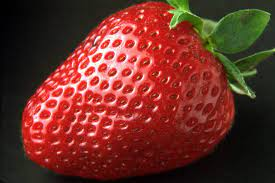
#> input picture img/strawberry.jpeg, 275 x 183 px
$ python main.py
#> lines starting #> are read from the running program, lines starting #| are printed output that depends on the picture; after the words box and inside, x2 and y2 are one past the last pixel; in counts of white or black regions, pixels touching at a corner belong together
import cv2
import numpy as np

# -----------------------------
# 1. Read an Image
# -----------------------------
# OpenCV loads images as NumPy arrays in BGR format (not RGB).
img = cv2.imread("img/strawberry.jpeg")
#> img is the input picture: shape (183, 275, 3); mean B, G, R 38.6, 48, 107.4
cv2.imshow("Original Image", img)

# -----------------------------
# 2. Converting to Grayscale
# -----------------------------
# A grayscale image has only 1 channel (intensity values).
img_gray = cv2.cvtColor(img, cv2.COLOR_BGR2GRAY)
cv2.imshow("Grayscale Image", img_gray)
print("Grayscale image shape:", img_gray.shape)  # (height, width)
#| Grayscale image shape: (183, 275)

# -----------------------------
# 3. Image Channel Division
# -----------------------------
# Splitting into individual B, G, R channels
imgBlue = img[:, :, 0]   # Blue channel
imgGreen = img[:, :, 1]  # Green channel
imgRed = img[:, :, 2]    # Red channel

# Show channels separately
cv2.imshow("Blue Channel", imgBlue)
cv2.imshow("Green Channel", imgGreen)
cv2.imshow("Red Channel", imgRed)

# Combine channels horizontally for comparison
new_img = np.hstack((imgBlue, imgGreen, imgRed))
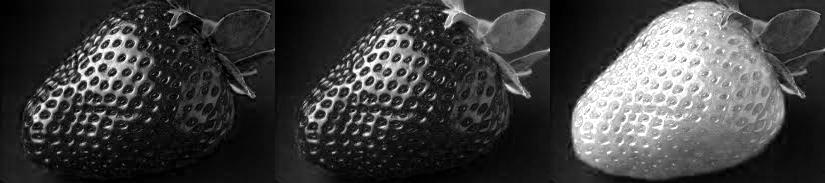
#> new_img: shape (183, 825); min 0, max 255, mean 64.7
cv2.imshow("Channels Side-by-Side", new_img)

# -----------------------------
# 4. Image Resize
# -----------------------------
# Resize to a fixed size
img_resize1 = cv2.resize(img, (800, 800))
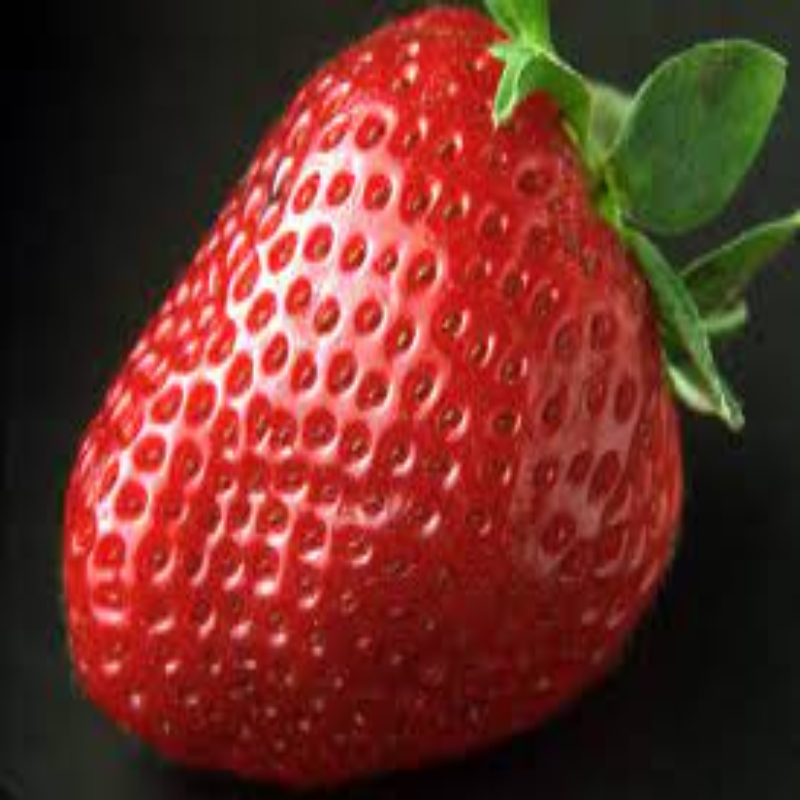
#> img_resize1: shape (800, 800, 3); mean B, G, R 38.5, 47.9, 107.2

# Resize to half of the original dimensions
img_resize2 = cv2.resize(img, (img.shape[1] // 2, img.shape[0] // 2))
cv2.imshow("Resized (800x800)", img_resize1)
cv2.imshow("Resized (Half Size)", img_resize2)
print("Half-size image shape:", img_resize2.shape)
#| Half-size image shape: (91, 137, 3)

# -----------------------------
# 5. Image Flipping
# -----------------------------
# Flip codes: 0 = vertical, 1 = horizontal, -1 = both
img_flip_vertical = cv2.flip(img, 0)
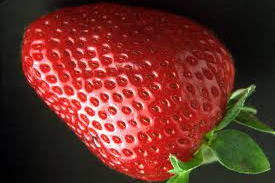
#> img_flip_vertical: shape (183, 275, 3); mean B, G, R 38.6, 48, 107.4
img_flip_horizontal = cv2.flip(img, 1)
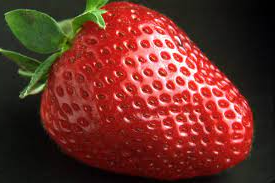
#> img_flip_horizontal: shape (183, 275, 3); mean B, G, R 38.6, 48, 107.4
img_flip_both = cv2.flip(img, -1)
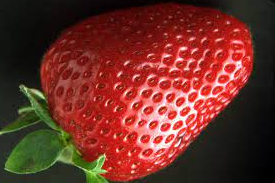
#> img_flip_both: shape (183, 275, 3); mean B, G, R 38.6, 48, 107.4

cv2.imshow("Flipped Vertically", img_flip_vertical)
cv2.imshow("Flipped Horizontally", img_flip_horizontal)
cv2.imshow("Flipped Both", img_flip_both)

# -----------------------------
# 6. Image Cropping
# -----------------------------
# Cropping uses NumPy slicing: img[y1:y2, x1:x2]
img_cropped = img[100:300, 100:300]
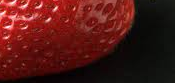
#> img_cropped: shape (83, 175, 3); mean B, G, R 20.5, 23.8, 81.8
cv2.imshow("Cropped Image (100:300, 100:300)", img_cropped)

# -----------------------------
# 7. Saving an Image with OpenCV
# -----------------------------
# cv2.imwrite("output_path", image)
cv2.imwrite("output/strawberry_cropped.jpg", img_cropped)

# -----------------------------
# 8. Drawing Shapes and Text
# -----------------------------
# These are often used in object detection for marking detected objects.

# Copy image for drawing
img_shapes = img.copy()

# Draw Rectangle (img, top-left, bottom-right, color(BGR), thickness)
cv2.rectangle(img_shapes, (50, 50), (200, 200), (0, 255, 0), 3)
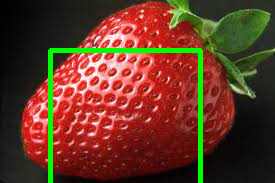
#> img_shapes: shape (183, 275, 3); 4.11% of pixels changed, all inside (x1, y1, x2, y2) = (48, 48, 203, 183)

# Draw Circle (img, center, radius, color(BGR), thickness)
cv2.circle(img_shapes, (300, 300), 50, (255, 0, 0), -1)  # -1 = filled circle

# Draw Line (img, start_point, end_point, color, thickness)
cv2.line(img_shapes, (100, 400), (400, 400), (0, 0, 255), 5)

# Put Text (img, text, position, font, scale, color, thickness)
cv2.putText(img_shapes, "Strawberry", (50, 450),
            cv2.FONT_HERSHEY_SIMPLEX, 1, (255, 255, 255), 2)

cv2.imshow("Shapes & Text Example", img_shapes)

# -----------------------------
# Wait and Close
# -----------------------------
cv2.waitKey(0)   # Wait until any key is pressed
cv2.destroyAllWindows()

$ run again, with img/tiger.jpg copied over img/strawberry.jpeg
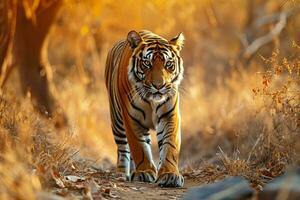
#> input picture img/tiger.jpg, 300 x 200 px
#> img is the input picture: shape (200, 300, 3); mean B, G, R 61.5, 111.3, 154.3
#| Grayscale image shape: (200, 300)
#| Half-size image shape: (100, 150, 3)
#> `img_cropped = img[100:300, 100:300]`:
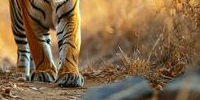
#> img_cropped: shape (100, 200, 3); mean B, G, R 71.2, 103.8, 131.1
#> `cv2.rectangle(img_shapes, (50, 50), (200, 200), (0, 255, 0), 3)`:
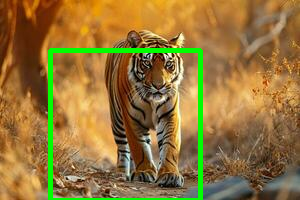
#> img_shapes: shape (200, 300, 3); 4.22% of pixels changed, all inside (x1, y1, x2, y2) = (48, 48, 203, 200)
